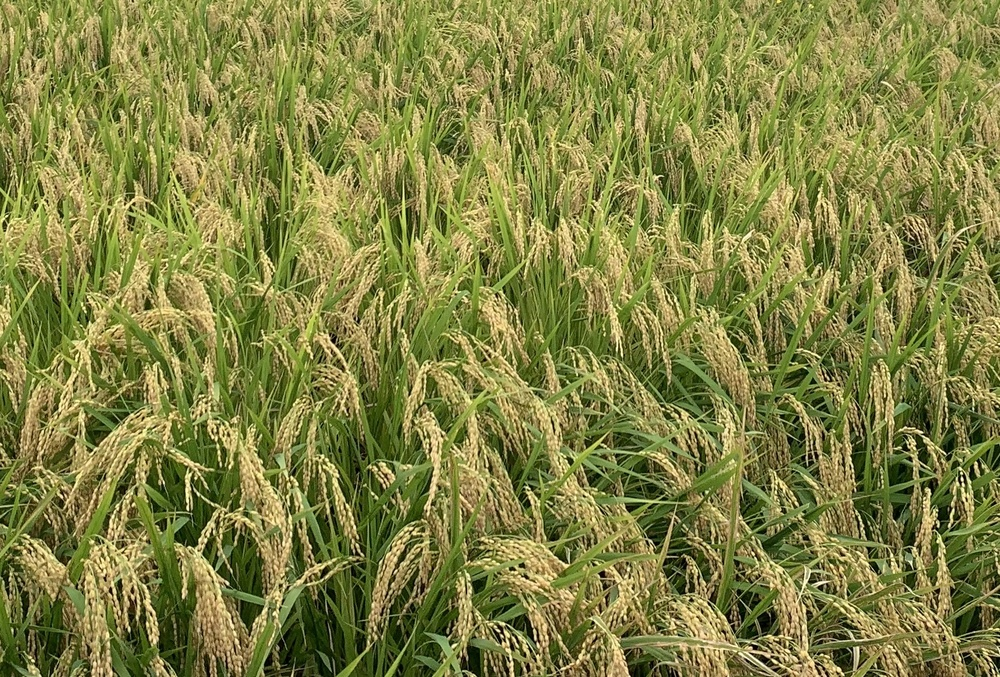
#> input picture alcon2026_okazawa/learning/rice/IMG_5568.JPG, 1000 x 677 px, shrunk from 1790 x 1211 before the run
$ python -i detector.py   (imports and definitions only)
#> lines starting #> are read from the running program, lines starting #| are printed output that depends on the picture; after the words box and inside, x2 and y2 are one past the last pixel; in counts of white or black regions, pixels touching at a corner belong together
import cv2
import numpy as np
import joblib


MODEL_PATH = "model/rice_weed_model.pkl"


# クラス番号
RICE = 0
WEED = 1
SIMILAR_WEED = 2


# 学習済みモデル
# [3 lines not run here, left out]


# =========================
# HSVで植物候補を抽出
# =========================

def create_plant_mask(img):

    # BGR → HSV
    hsv = cv2.cvtColor(
        img,
        cv2.COLOR_BGR2HSV
    )

    h, s, v = cv2.split(hsv)


    # 植物候補
    mask = (
        (h >= 25)
        & (h <= 95)
        & (s >= 40)
        & (v >= 35)
    )


    mask = mask.astype(
        np.uint8
    ) * 255


    # ノイズ除去
    kernel = np.ones(
        (5, 5),
        np.uint8
    )


    mask = cv2.morphologyEx(
        mask,
        cv2.MORPH_OPEN,
        kernel
    )


    # 穴を埋める
    mask = cv2.morphologyEx(
        mask,
        cv2.MORPH_CLOSE,
        kernel
    )


    return mask


# =========================
# 特徴量
# =========================

def create_features(img):

    b, g, r = cv2.split(img)


    # HSV
    hsv = cv2.cvtColor(
        img,
        cv2.COLOR_BGR2HSV
    )

    h, s, v = cv2.split(hsv)


    # Lab
    lab = cv2.cvtColor(
        img,
        cv2.COLOR_BGR2LAB
    )

    l, a, lab_b = cv2.split(lab)


    # ExG
    exg = (
        2 * g.astype(np.float32)
        - r.astype(np.float32)
        - b.astype(np.float32)
    )


    features = np.column_stack([

        b.flatten(),
        g.flatten(),
        r.flatten(),

        h.flatten(),
        s.flatten(),
        v.flatten(),

        l.flatten(),
        a.flatten(),
        lab_b.flatten(),

        exg.flatten()

    ])


    return features


# =========================
# 画像判定
# =========================

def detect(img):

    height, width = img.shape[:2]


    # -------------------------
    # ① HSVで植物候補を抽出
    # -------------------------

    plant_mask = create_plant_mask(
        img
    )


    # -------------------------
    # ② 特徴量作成
    # -------------------------

    features = create_features(
        img
    )


    # -------------------------
    # ③ 機械学習
    # -------------------------

    prediction = model.predict(
        features
    )


    prediction = prediction.reshape(
        height,
        width
    )


    # -------------------------
    # HSVで除外された部分
    # -------------------------

    background_mask = (
        plant_mask == 0
    )


    # -------------------------
    # 水稲
    # -------------------------

    rice_mask = (
        (plant_mask > 0)
        &
        (prediction == RICE)
    )


    # -------------------------
    # 雑草
    #
    # weed + similar_weed
    # -------------------------

    weed_mask = (
        (plant_mask > 0)
        &
        (
            (prediction == WEED)
            |
            (prediction == SIMILAR_WEED)
        )
    )


    # -------------------------
    # 画素数
    # -------------------------

    rice_pixel = np.count_nonzero(
        rice_mask
    )


    weed_pixel = np.count_nonzero(
        weed_mask
    )


    background_pixel = np.count_nonzero(
        background_mask
    )


    # -------------------------
    # 結果画像
    # -------------------------

    result = np.zeros_like(
        img
    )


    # 水稲 → 灰色
    result[rice_mask] = (
        150,
        150,
        150
    )


    # 雑草 → 白
    result[weed_mask] = (
        255,
        255,
        255
    )


    # 背景 → 黒
    result[background_mask] = (
        0,
        0,
        0
    )


    return (
        rice_pixel,
        weed_pixel,
        background_pixel,
        result
    )

>>> import cv2
>>> picture = cv2.imread('learning/rice/IMG_5568.JPG')
#> picture is the input picture: shape (677, 1000, 3); mean B, G, R 68.7, 131, 129.9
>>> result = detect(picture)
#> in create_plant_mask, `hsv = cv2.cvtColor( img, cv2.COLOR_BGR2HSV )`: hsv: shape (677, 1000, 3); mean H, S, V 30.9, 141.4, 135.8
#> in create_plant_mask, `mask = ( (h >= 25) & (h <= 95) & (s >= 40) & (v >= 35) )`:
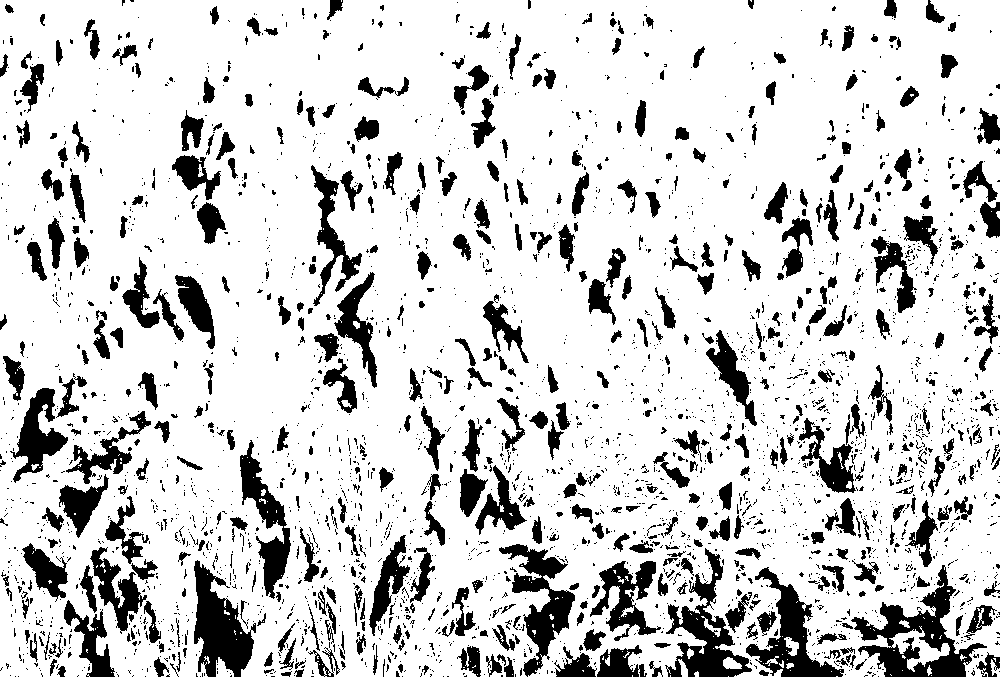
#> mask: shape (677, 1000) bool; 82.4% white; 3160 black regions (2600 under 20 px), largest, box (x1, y1, x2, y2) and area: (851, 565, 987, 677) 4926, (194, 560, 256, 677) 3908, (665, 548, 752, 677) 3760
#> in create_plant_mask, `mask = cv2.morphologyEx( mask, cv2.MORPH_OPEN, kernel )`: mask: shape (677, 1000); 78.3% white; 1370 black regions (971 under 20 px), largest, box (x1, y1, x2, y2) and area: (590, 512, 1000, 677) 22750, (25, 496, 188, 677) 8203, (457, 544, 579, 677) 5688
#> in create_plant_mask, `mask = cv2.morphologyEx( mask, cv2.MORPH_CLOSE, kernel )`: mask: shape (677, 1000); 82.1% white; 356 black regions (1 under 20 px), largest, box (x1, y1, x2, y2) and area: (667, 568, 861, 677) 9972, (836, 565, 980, 677) 5754, (194, 561, 256, 677) 4563
#> in create_features, `b, g, r = cv2.split(img)`:
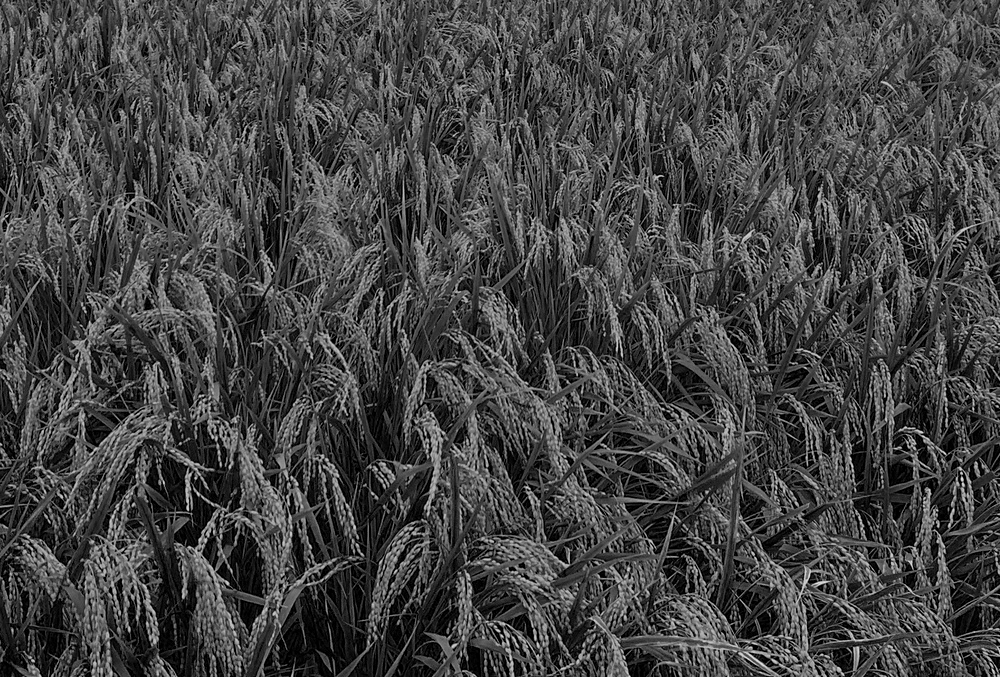
#> b: shape (677, 1000); min 0, max 227, mean 68.7
#> in create_features, `b, g, r = cv2.split(img)`:
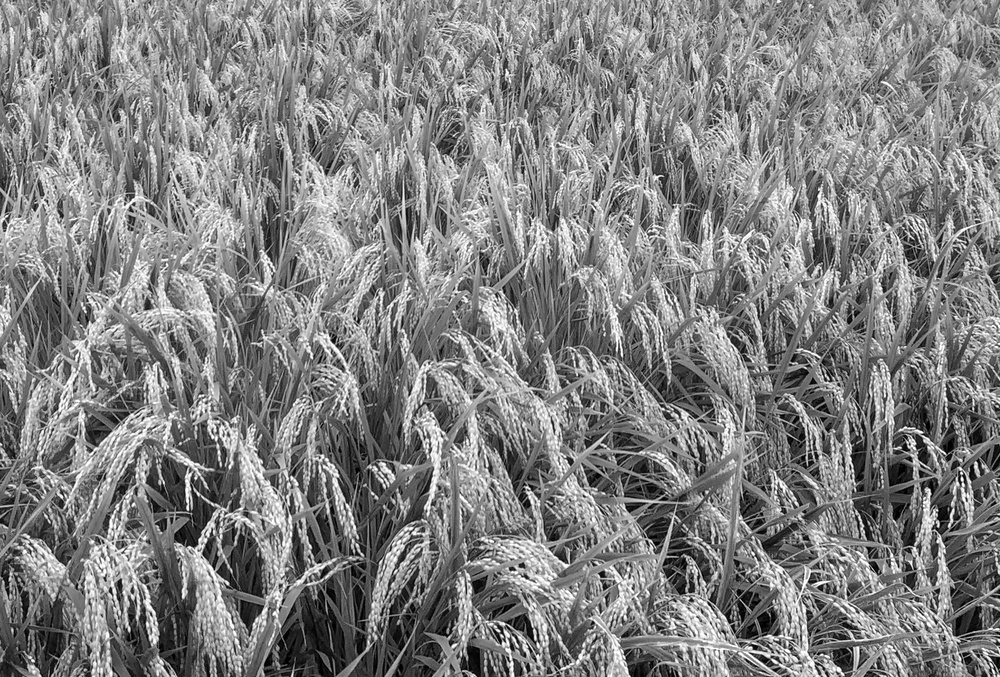
#> r: shape (677, 1000); min 0, max 255, mean 129.9
#> in create_features, `lab = cv2.cvtColor( img, cv2.COLOR_BGR2LAB )`: lab: shape (677, 1000, 3); mean of channels 0, 1, 2 134.6, 118.2, 160.9
#> in create_features, `l, a, lab_b = cv2.split(lab)`:
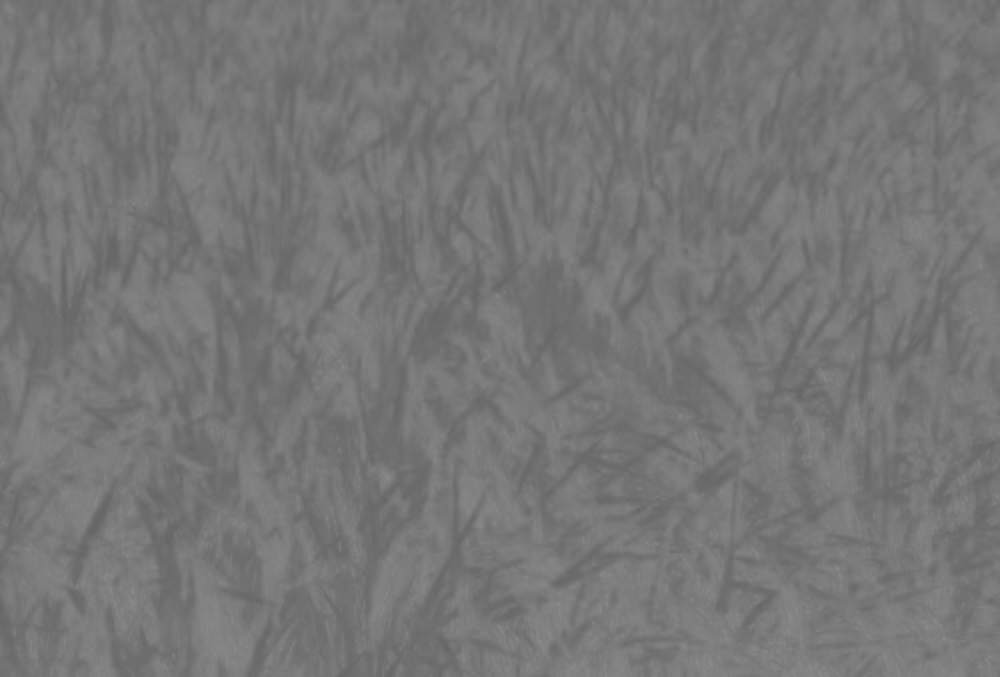
#> a: shape (677, 1000); min 101, max 143, mean 118.2
#> in create_features, `l, a, lab_b = cv2.split(lab)`:
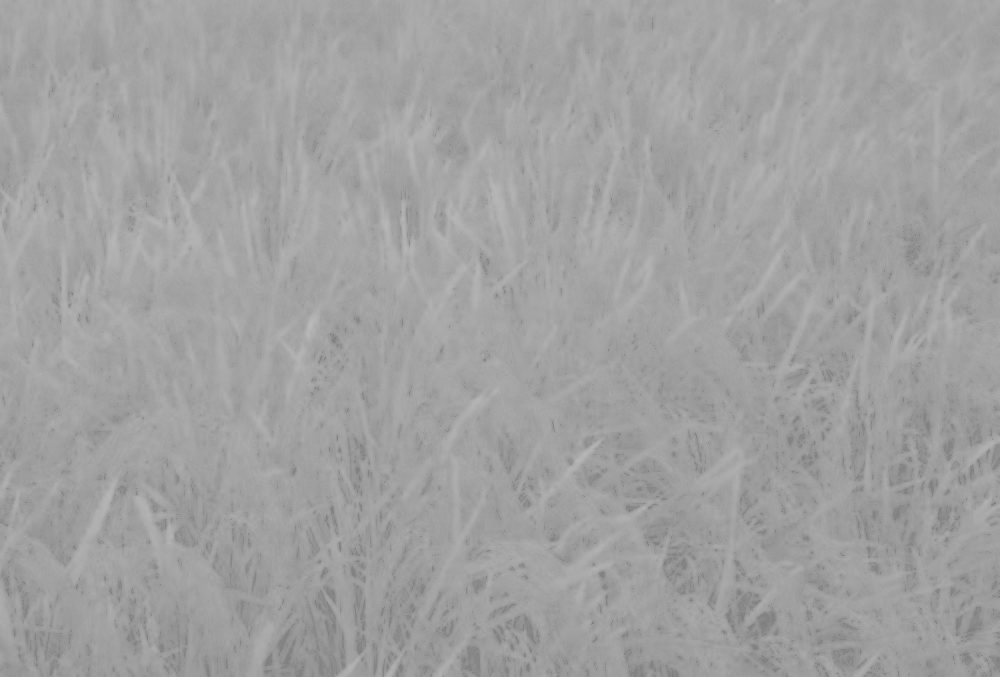
#> lab_b: shape (677, 1000); min 126, max 187, mean 160.9
#> in create_features, `exg = ( 2 * g.astype(np.float32) - r.astype(np.float32) - b.astype(np...`:
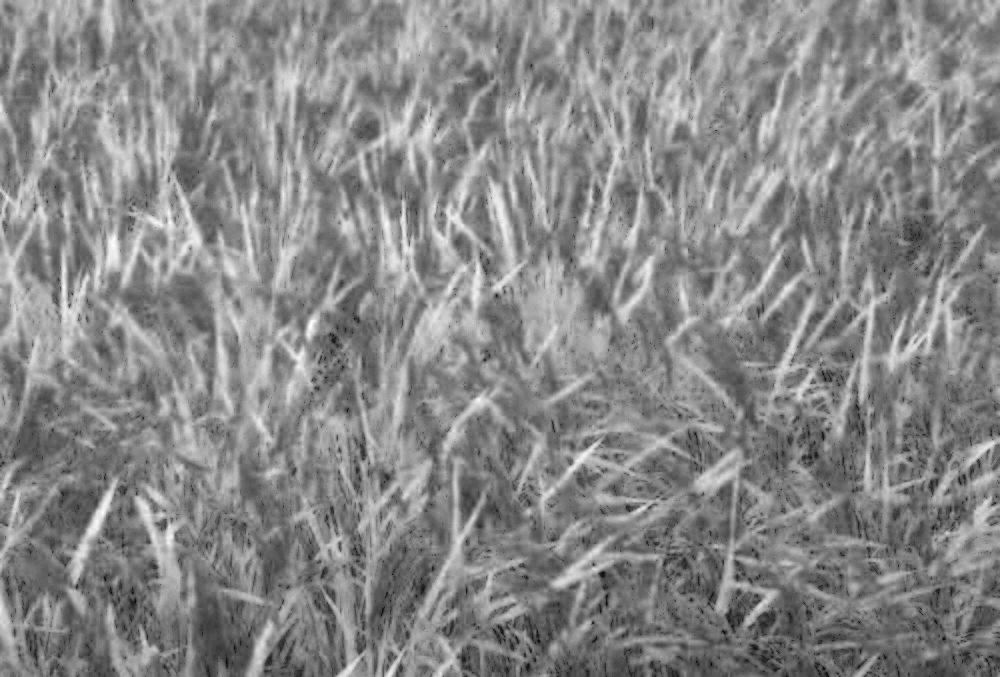
#> exg: shape (677, 1000) float32; min -26, max 141, mean 63.3; drawn with min black and max white
#> (the run stopped early here; a loop or call above may not have finished)

$ run again, on alcon2026_okazawa/learning/rice/P1060881.JPG
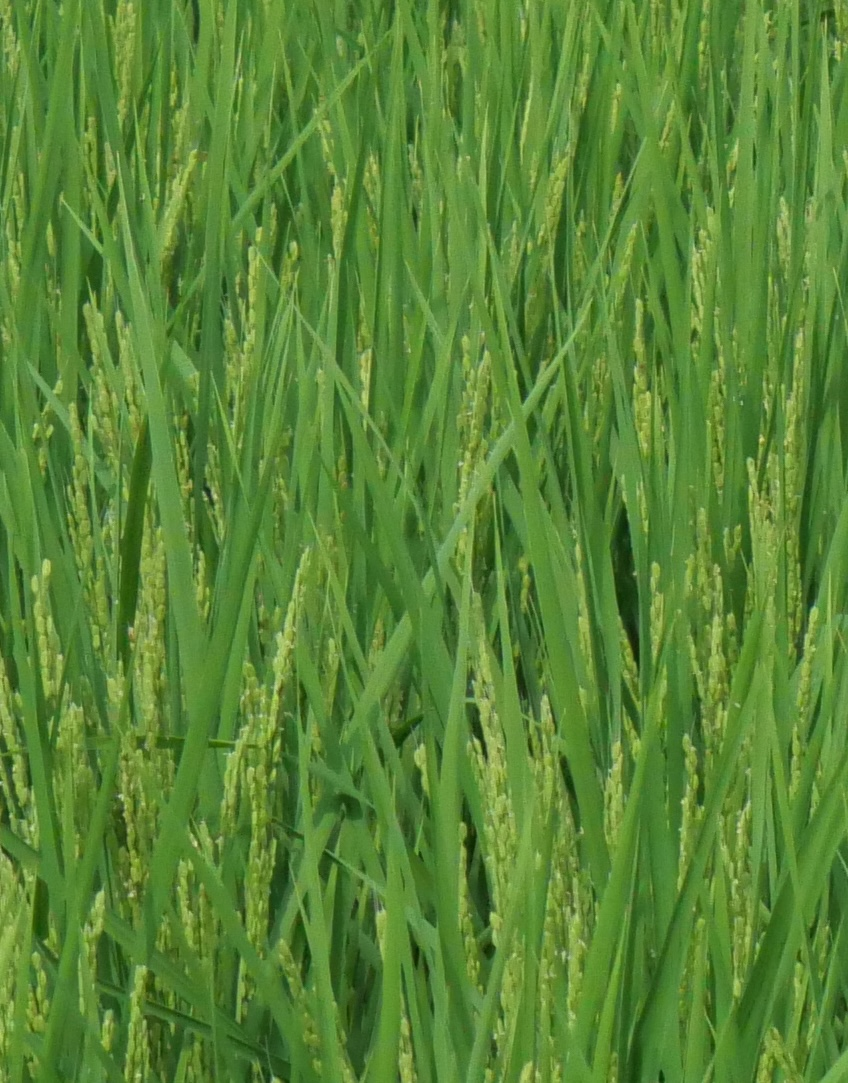
#> input picture alcon2026_okazawa/learning/rice/P1060881.JPG, 848 x 1083 px
#> picture is the input picture: shape (1083, 848, 3); mean B, G, R 53.1, 133.4, 88.6
#> hsv: shape (1083, 848, 3); mean H, S, V 47, 155.9, 133.4
#> in create_plant_mask, `mask = ( (h >= 25) & (h <= 95) & (s >= 40) & (v >= 35) )`:
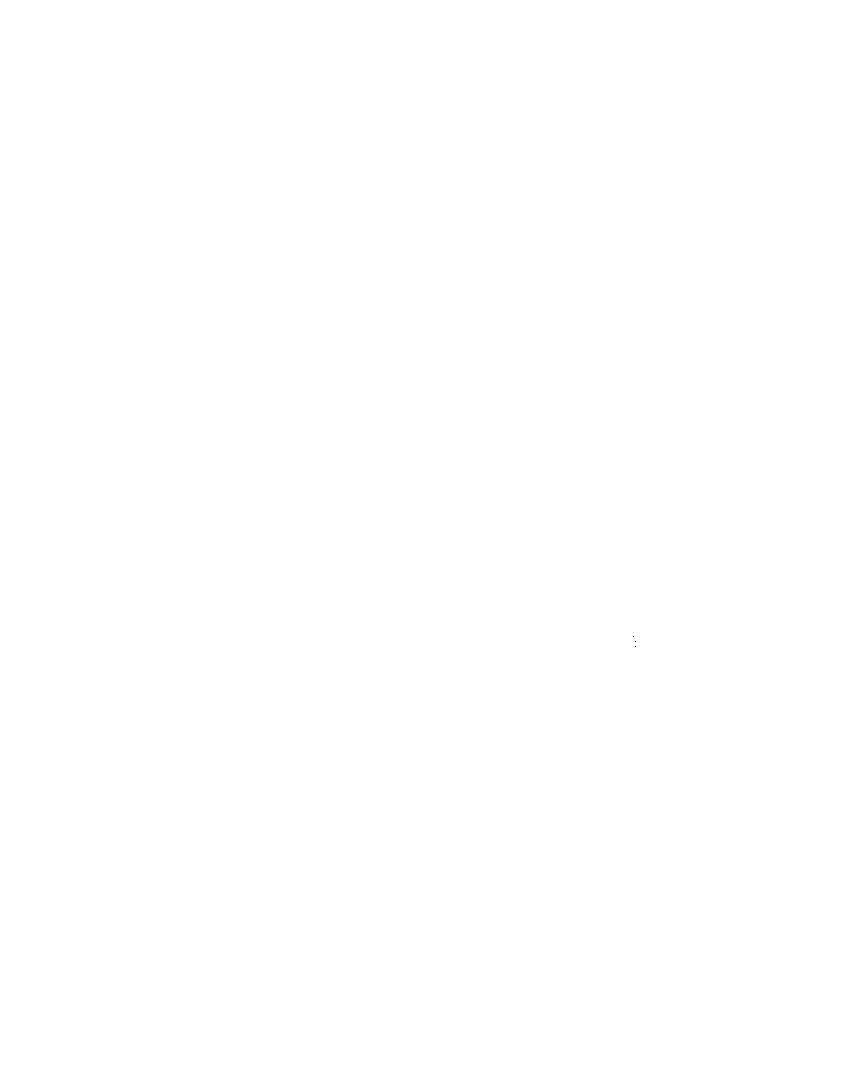
#> mask: shape (1083, 848) bool; 100% white; black in thin lines or dots, all inside (x1, y1, x2, y2) = (633, 636, 636, 647)
#> lab: shape (1083, 848, 3); mean of channels 0, 1, 2 129.8, 98.2, 165.6
#> in create_features, `exg = ( 2 * g.astype(np.float32) - r.astype(np.float32) - b.astype(np...`:
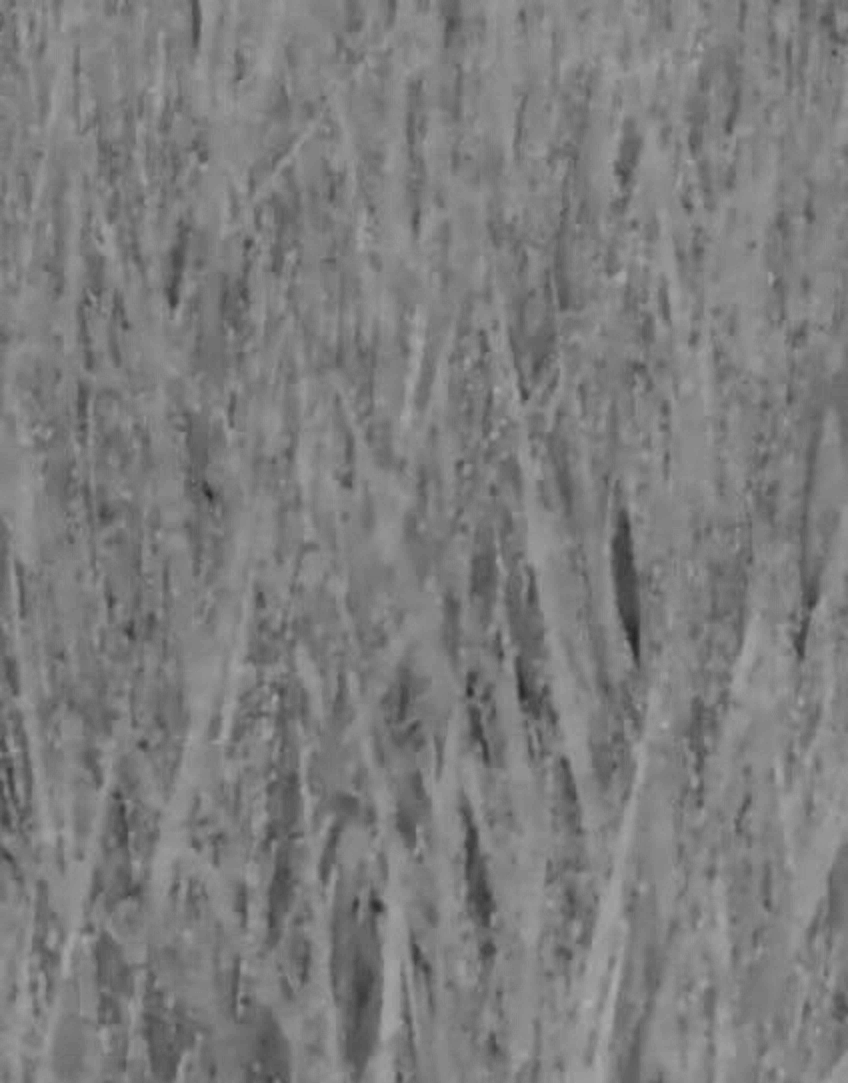
#> exg: shape (1083, 848) float32; min 36, max 174, mean 125

$ run again, on alcon2026_okazawa/learning/rice/RIMG2746.JPG
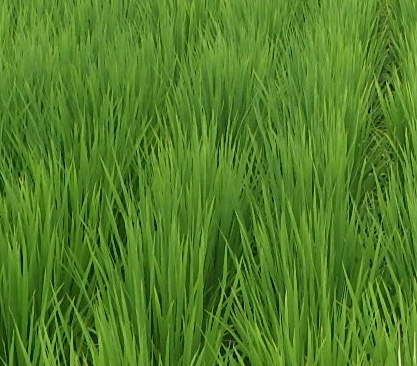
#> input picture alcon2026_okazawa/learning/rice/RIMG2746.JPG, 417 x 366 px
#> picture is the input picture: shape (366, 417, 3); mean B, G, R 39.9, 128.5, 81.6
#> hsv: shape (366, 417, 3); mean H, S, V 46.1, 181.5, 128.5
#> in create_plant_mask, `mask = ( (h >= 25) & (h <= 95) & (s >= 40) & (v >= 35) )`:
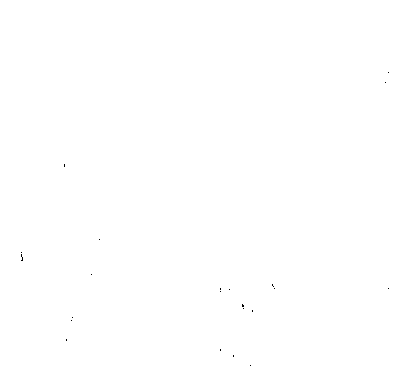
#> mask: shape (366, 417) bool; 100% white; black in thin lines or dots, all inside (x1, y1, x2, y2) = (21, 72, 389, 366)
#> lab: shape (366, 417, 3); mean of channels 0, 1, 2 124.3, 96.6, 169
#> in create_features, `exg = ( 2 * g.astype(np.float32) - r.astype(np.float32) - b.astype(np...`:
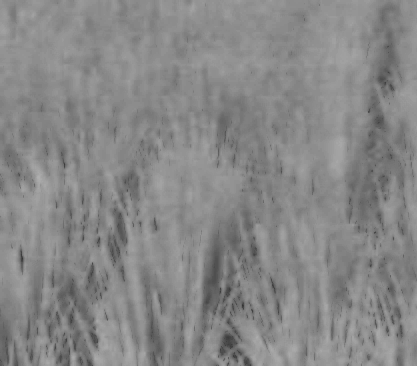
#> exg: shape (366, 417) float32; min 52, max 175, mean 135.5
